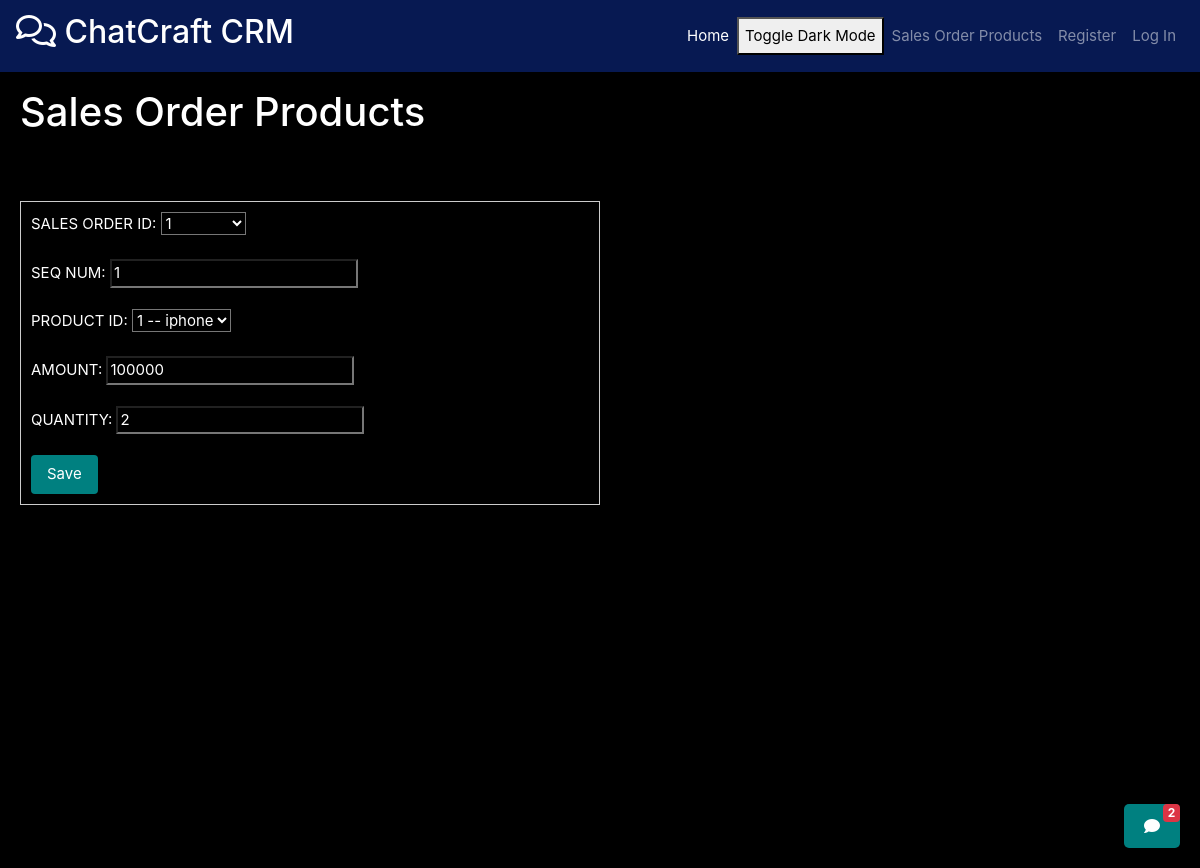
/sales_order_products/edit/1/1/, run on the app's committed database.
### sales_orders/models.py (models this page shows)
class SalesOrder(models.Model):
    SALES_ORDER_ID=models.AutoField(primary_key=True)
    CUSTOMER_ID=models.ForeignKey(Customer,on_delete=models.CASCADE,db_column="CUSTOMER_ID")
    ORDERDATE = models.DateField(blank=True, null=True,default = datetime.now().date())
    AMOUNT=models.IntegerField(default =0 ,null=True,blank = True)
    STATUS = models.CharField(max_length=35,null=True,blank = True)
    def __str__(self):
        return f"{self.SALES_ORDER_ID}"

### sales_order_products/models.py (models this page shows)
class SalesOrderProduct(models.Model):
    SALES_ORDER_ID = models.ForeignKey(
        SalesOrder,
        on_delete=models.CASCADE,
        db_column="SALES_ORDER_ID"
    )
    SEQ_NUM = models.IntegerField(default=0)
    PRODUCT_ID = models.ForeignKey(
        Product,
        on_delete=models.CASCADE,
        db_column="PRODUCT_ID"
    )
    QUANTITY = models.IntegerField(null=True, blank=True)
    AMOUNT = models.IntegerField(null=True, blank=True)
    class Meta:
        models.UniqueConstraint(fields=['SALES_ORDER_ID', 'SEQ_NUM'], name="article_editor_id",)

### products/models.py (models this page shows)
class Product(models.Model):
    PRODUCT_ID=models.AutoField(primary_key=True)
    PRODUCT_NAME = models.CharField(max_length=35,unique = True)
    UOM=models.CharField(max_length=35,null=True,blank=True)
    COST = models.IntegerField(default=0,null=True,blank=True)
    QUANTITY_ON_HAND=models.IntegerField(default = 0,null=True,blank=True)
    STATUS = models.CharField(max_length=35,null = True,blank=True)
    def __str__(self):
        return f"{self.PRODUCT_ID} -- {self.PRODUCT_NAME}"

### sales_order_products/views.py (the view)
# urls.py: path('edit/<int:sales_order_id>/<int:seq_num>/',views.editSalesOrderProduct),
@csrf_exempt
def editSalesOrderProduct(request, sales_order_id,seq_num):
    instance = get_object_or_404(SalesOrderProduct, SALES_ORDER_ID=sales_order_id, SEQ_NUM=seq_num)
    if request.method == 'POST':
        data=request.POST.copy()
        data=updatetotals(data)
        form = SalesOrderProductForm(data, instance=instance)
        if form.is_valid():
            form.save()
            return redirect('/sales_order_products/get/'+str(sales_order_id)+'/')
    else:
        form = SalesOrderProductForm(instance=instance)
    return render(request, 'salesorderproducts/save_sop.html', {'form': form, 'instance': instance})

### sales_order_products/forms.py (shortened to what this page needs)
class SalesOrderProductForm(forms.ModelForm):
    class Meta:
        model = SalesOrderProduct
        fields = ["SALES_ORDER_ID", "SEQ_NUM", "PRODUCT_ID", "AMOUNT", "QUANTITY"]  # List the fields you want to edit

### sales_order_products/templates/salesorderproducts/save_sop.html (shortened to what this page needs)
{% extends 'base.html' %}
{% block extra_nav %}
<li class="nav-item">
    <a class="nav-link" href="/sales_order_products/get/">Sales Order Products</a>
</li>
{% endblock %}
{% block content %}
<h1>Sales Order Products {{ sales_order_id }}</h1>
<br><br>
<form method="post">
    {{ form.as_p }}
    <button type="submit">Save</button>
</form>
{% endblock %}

### templates/base.html (style rules this page uses)
body { background-repeat: no-repeat; background-attachment: fixed; background-size: cover; }
body { font-size: 15px; }
form { margin-top: 20px; padding: 10px; border: 1px solid #ccc; background-color: #f8f8f8; width: 50%; }
form button[type="submit"] { padding: 8px 16px; background-color: teal; border: none; color: white; border-radius: 4px; cursor: pointer; }
h1 { flex: 1; margin: 0; position: relative; }
.grid-container * { color: white; background-color: black; }

### data on the page
SalesOrder: SALES_ORDER_ID "1"
SalesOrderProduct: SEQ_NUM "1", AMOUNT "100000", QUANTITY "2"
Product: PRODUCT_ID "1 -- iphone"
